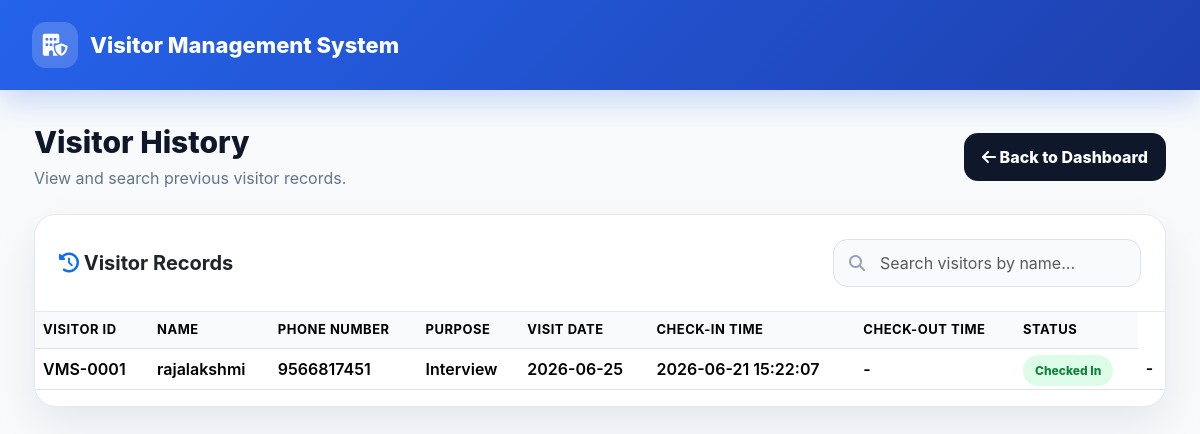
Before: /history with the older database file.
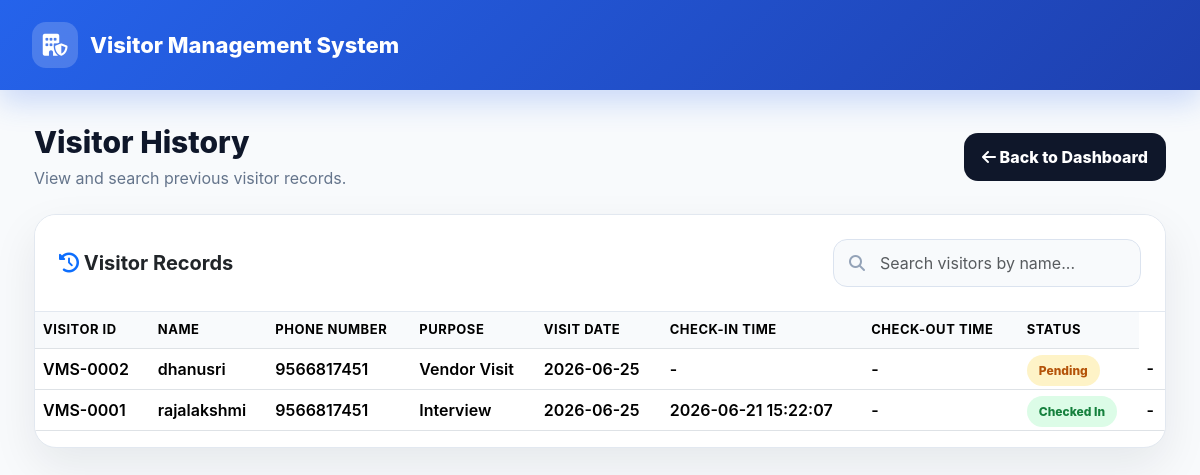
After: the same page with the newer database file.
### tables this page shows
CREATE TABLE visitors (
            id INTEGER PRIMARY KEY AUTOINCREMENT,
            visitor_id TEXT UNIQUE,
            name TEXT NOT NULL,
            mobile TEXT,
            email TEXT,
            gender TEXT,
            dob TEXT,
            visitor_type TEXT,
            company TEXT,
            purpose TEXT,
            purpose_details TEXT,
            department TEXT,
            host TEXT,
            visit_date TEXT,
            visit_time TEXT,
            address TEXT,
            emergency_contact TEXT,
            vehicle_number TEXT,
            status TEXT DEFAULT 'Pending Check-In',
            registration_time TEXT,
            checkin_time TEXT,
            checkout_time TEXT
        );

### app.py (the view)
@app.route("/history")
def history():
    conn = get_db_connection()
    cursor = conn.cursor()
    cursor.execute("SELECT * FROM visitors ORDER BY id DESC")
    visitors = cursor.fetchall()
    conn.close()
    return render_template("history.html", visitors=visitors)

### app.py (called while the page is built)
def get_db_connection():
    conn = sqlite3.connect(DB_NAME)
    conn.row_factory = sqlite3.Row
    return conn

### templates/history.html (shortened to what this page needs)
<!DOCTYPE html>
<html lang="en">
<head>
  <link
    href="https://cdn.jsdelivr.net/npm/bootstrap@5.3.3/dist/css/bootstrap.min.css"
    rel="stylesheet"
  />
  <link
    rel="stylesheet"
    href="https://cdnjs.cloudflare.com/ajax/libs/font-awesome/6.5.0/css/all.min.css"
  />
</head>
<body>
  <header class="topbar">
    <div class="brand">
      <div class="brand-icon">
        <i class="fa-solid fa-building-shield"></i>
      </div>
      <span>Visitor Management System</span>
    </div>
  </header>
  <main class="page">
    <div class="d-flex flex-wrap justify-content-between align-items-center gap-3 mb-4 page-title">
      <div>
        <h1>Visitor History</h1>
        <p>View and search previous visitor records.</p>
      </div>
      <a href="/dashboard" class="btn btn-dashboard">
        <i class="fa-solid fa-arrow-left"></i>
        Back to Dashboard
      </a>
    </div>
    <section class="card history-card">
      <div class="card-header-custom d-flex flex-wrap justify-content-between align-items-center">
        <h5 class="mb-0 fw-bold">
          <i class="fa-solid fa-clock-rotate-left text-primary"></i>
          Visitor Records
        </h5>
        <div class="search-box">
          <i class="fa-solid fa-magnifying-glass"></i>
          <input
            type="text"
            id="searchInput"
            class="form-control"
            placeholder="Search visitors by name..."
          />
        </div>
      </div>
      <div class="table-responsive">
        <table class="table table-hover align-middle" id="visitorTable">
          <thead>
            <tr>
              <th>Visitor ID</th>
              <th>Name</th>
              <th>Phone Number</th>
              <th>Purpose</th>
              <th>Visit Date</th>
              <th>Check-In Time</th>
              <th>Check-Out Time</th>
              <th>Status</th>
            </tr>
          </thead>
          <tbody>
            {% for v in visitors %}
            <tr>
              <td>{{ v.visitor_id }}</td>
              <td>{{ v.name }}</td>
              <td>{{ v.mobile }}</td>
              <td>{{ v.purpose }}</td>
              <td>{{ v.visit_date }}</td>
              <td>{{ v.checkin_time or "-" }}</td>
              <td>{{ v.checkout_time or "-" }}</td>
              <td>
                {% if v.status == "Checked In" %}
                  <span class="badge-status checked-in">Checked In</span>
                {% elif v.status == "Checked Out" %}
                  <span class="badge-status checked-out">Checked Out</span>
                {% elif v.status == "Pending Check-In" %}
                  <span class="badge-status pending">Pending</span>
                {% else %}
                  <span class="badge-status cancelled">{{ v.status }}</span>
                {% endif %}
              </td>
              <td>
                {% set ns = namespace(has_file=false) %}
                {% if not ns.has_file %}
                  -
                {% endif %}
              </td>
            </tr>
            {% endfor %}
          </tbody>
        </table>
      </div>
    </section>
  </main>
</body>
</html>

### templates/history.html (style rules this page uses)
body { background: #f8fafc; color: #0f172a; font-family: "Inter", "Segoe UI", Arial, sans-serif; }
.topbar { background: linear-gradient(135deg, #2563eb, #1e40af); color: #ffffff; padding: 22px 32px; box-shadow: 0 12px 30px rgba(37, 99, 235, 0.22); }
.brand { display: flex; align-items: center; gap: 12px; font-weight: 800; font-size: 22px; }
.brand-icon { width: 46px; height: 46px; border-radius: 14px; background: rgba(255, 255, 255, 0.18); display: flex; align-items: center; justify-content: center; }
.page { padding: 34px; }
.page-title h1 { font-size: 30px; font-weight: 800; margin-bottom: 6px; }
.page-title p { color: #64748b; margin-bottom: 0; }
.history-card { border: 1px solid #e2e8f0; border-radius: 22px; box-shadow: 0 18px 45px rgba(15, 23, 42, 0.08); overflow: hidden; }
.card-header-custom { background: #ffffff; padding: 24px; border-bottom: 1px solid #e2e8f0; }
.search-box { max-width: 420px; position: relative; }
.search-box i { position: absolute; left: 16px; top: 50%; transform: translateY(-50%); color: #94a3b8; }
.search-box input { height: 48px; border-radius: 14px; padding-left: 46px; background: #f8fafc; border: 1px solid #dbe3ef; }
table { margin-bottom: 0; }
thead th { background: #f8fafc !important; color: #475569; font-size: 13px; text-transform: uppercase; letter-spacing: 0.04em; white-space: nowrap; }
tbody td { color: #334155; font-weight: 600; vertical-align: middle; white-space: nowrap; }
.badge-status { padding: 8px 12px; border-radius: 999px; font-size: 12px; font-weight: 800; }
.checked-in { background: #dcfce7; color: #15803d; }
.pending { background: #fef3c7; color: #b45309; }
.btn-dashboard { background: #0f172a; color: #ffffff; border-radius: 14px; padding: 12px 18px; font-weight: 800; border: none; }

Changed rows visible on the page:
added visitors: visitor_id "VMS-0002", name "dhanusri", mobile "9566817451", purpose "Vendor Visit", visit_date "2026-06-25", checkin_time "-", checkout_time "-", status "Pending"
